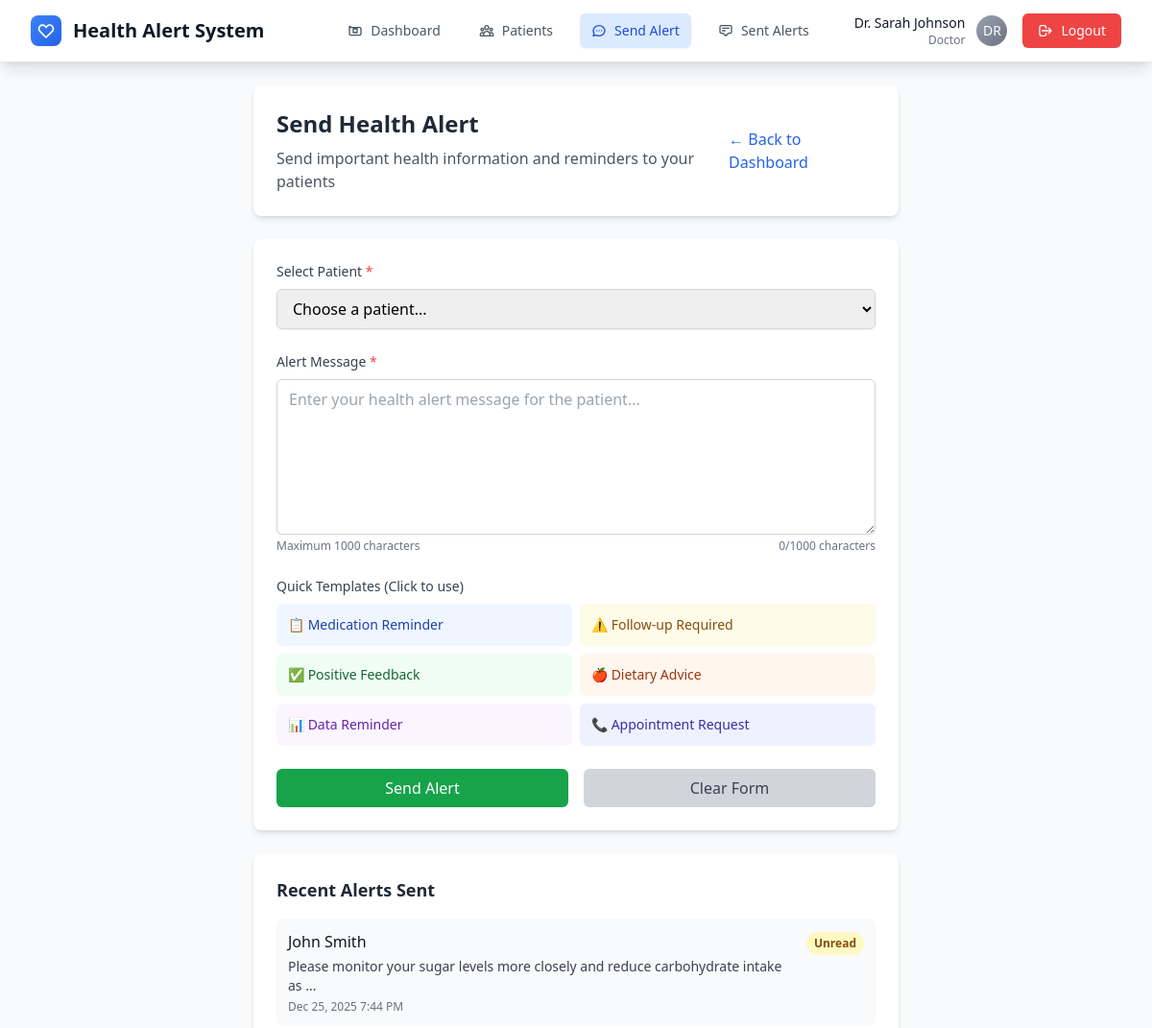
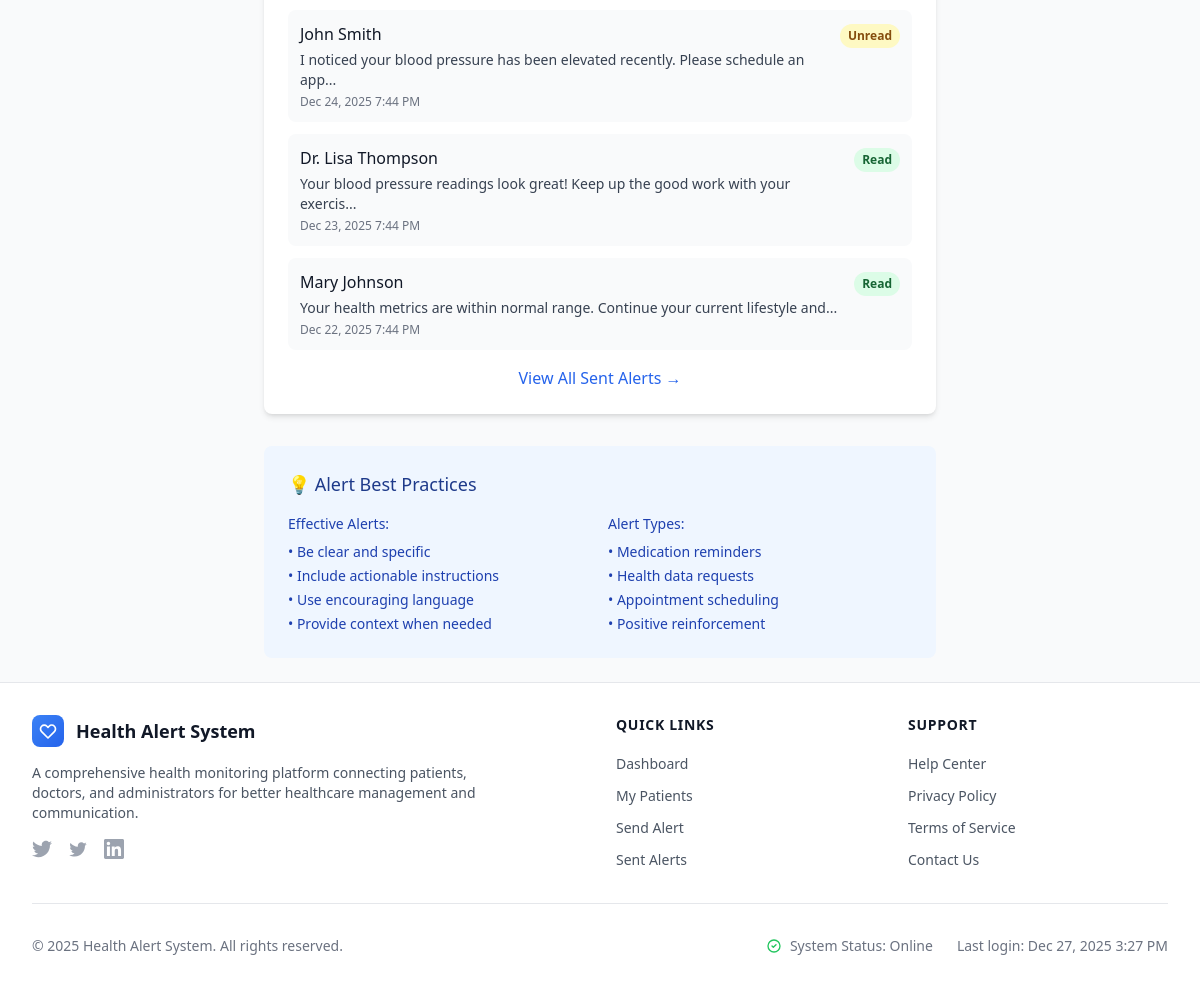
The app's page /doctor/send_alert.php (signed in) with its own data (2 pictures, top to bottom).
### tables this page shows
CREATE TABLE alerts (
    id INT PRIMARY KEY AUTO_INCREMENT,
    doctor_id INT NOT NULL,
    patient_id INT NOT NULL,
    message TEXT NOT NULL,
    status ENUM('sent', 'seen') DEFAULT 'sent',
    created_at TIMESTAMP DEFAULT CURRENT_TIMESTAMP,
    FOREIGN KEY (doctor_id) REFERENCES users(id) ON DELETE CASCADE,
    FOREIGN KEY (patient_id) REFERENCES users(id) ON DELETE CASCADE
);

CREATE TABLE users (
    id INT PRIMARY KEY AUTO_INCREMENT,
    name VARCHAR(100) NOT NULL,
    email VARCHAR(100) UNIQUE NOT NULL,
    password VARCHAR(255) NOT NULL,
    role ENUM('patient', 'doctor', 'admin') NOT NULL,
    status ENUM('active', 'pending', 'inactive') DEFAULT 'active',
    created_at TIMESTAMP DEFAULT CURRENT_TIMESTAMP
);

### doctor/send_alert.php (the view, shortened to what this page needs)
<?php
require_once '../config/db.php';
$user_id = $_SESSION['user_id'];
$patients_query = "SELECT u.id, u.name, u.email
                  FROM users u
                  JOIN doctor_patients dp ON u.id = dp.patient_id
                  WHERE dp.doctor_id = $user_id AND u.role = 'patient'
                  ORDER BY u.name ASC";
$patients_result = mysqli_query($connection, $patients_query);
include '../includes/header.php';
?>
<div class="max-w-2xl mx-auto">
    <div class="bg-white rounded-lg shadow-md p-6 mb-6">
        <div class="flex flex-col sm:flex-row justify-between items-start sm:items-center">
            <div>
                <h1 class="text-2xl font-bold text-gray-800 mb-2">Send Health Alert</h1>
                <p class="text-gray-600">Send important health information and reminders to your patients</p>
            </div>
            <div class="mt-4 sm:mt-0">
                <a href="dashboard.php"
                   class="text-blue-600 hover:text-blue-800 font-medium">
                    ← Back to Dashboard
                </a>
            </div>
        </div>
    </div>
    <?php if (mysqli_num_rows($patients_result) > 0): ?>
    <div class="bg-white rounded-lg shadow-md p-6">
        <form method="POST" class="space-y-6">
            <div>
                <label for="patient_id" class="block text-sm font-medium text-gray-700 mb-2">
                    Select Patient <span class="text-red-500">*</span>
                </label>
                <select id="patient_id" name="patient_id" required
                        class="block w-full px-3 py-2 border border-gray-300 rounded-md shadow-sm focus:outline-none focus:ring-blue-500 focus:border-blue-500">
                    <option value="">Choose a patient...</option>
                </select>
            </div>
            <div>
                <label for="message" class="block text-sm font-medium text-gray-700 mb-2">
                    Alert Message <span class="text-red-500">*</span>
                </label>
                <textarea id="message" name="message" required rows="6" maxlength="1000"
                          placeholder="Enter your health alert message for the patient..."
                          class="block w-full px-3 py-2 border border-gray-300 rounded-md shadow-sm focus:outline-none focus:ring-blue-500 focus:border-blue-500"><?php echo isset($message) ? htmlspecialchars($message) : ''; ?></textarea>
                <div class="mt-1 flex justify-between">
                    <p class="text-xs text-gray-500">Maximum 1000 characters</p>
                    <p class="text-xs text-gray-500">
                        <span id="char-count">0</span>/1000 characters
                    </p>
                </div>
            </div>
            <div>
                <label class="block text-sm font-medium text-gray-700 mb-2">
                    Quick Templates (Click to use)
                </label>
                <div class="grid grid-cols-1 sm:grid-cols-2 gap-2">
                    <button type="button" onclick="useTemplate('Please remember to take your medication as prescribed and record your daily health readings.')"
                            class="text-left p-3 bg-blue-50 hover:bg-blue-100 rounded-md text-sm text-blue-800 transition-colors">
                        📋 Medication Reminder
                    </button>
                    <button type="button" onclick="useTemplate('Your recent blood pressure readings are concerning. Please schedule a follow-up appointment.')"
                            class="text-left p-3 bg-yellow-50 hover:bg-yellow-100 rounded-md text-sm text-yellow-800 transition-colors">
                        ⚠️ Follow-up Required
                    </button>
                    <button type="button" onclick="useTemplate('Great job on maintaining healthy readings! Keep up the excellent work with your health monitoring.')"
                            class="text-left p-3 bg-green-50 hover:bg-green-100 rounded-md text-sm text-green-800 transition-colors">
                        ✅ Positive Feedback
                    </button>
                    <button type="button" onclick="useTemplate('Please monitor your blood sugar levels more closely and reduce sugar intake as discussed.')"
                            class="text-left p-3 bg-orange-50 hover:bg-orange-100 rounded-md text-sm text-orange-800 transition-colors">
                        🍎 Dietary Advice
                    </button>
                    <button type="button" onclick="useTemplate('I noticed you haven\\'t recorded any health data recently. Please update your readings when possible.')"
                            class="text-left p-3 bg-purple-50 hover:bg-purple-100 rounded-md text-sm text-purple-800 transition-colors">
                        📊 Data Reminder
                    </button>
                    <button type="button" onclick="useTemplate('Please contact our office to schedule your next appointment. Call (555) 123-4567.')"
                            class="text-left p-3 bg-indigo-50 hover:bg-indigo-100 rounded-md text-sm text-indigo-800 transition-colors">
                        📞 Appointment Request
                    </button>
                </div>
            </div>
            <div class="flex flex-col sm:flex-row gap-4">
                <button type="submit"
                        class="flex-1 bg-green-600 text-white py-2 px-4 rounded-md hover:bg-green-700 focus:outline-none focus:ring-2 focus:ring-green-500 focus:ring-offset-2 transition-colors">
                    Send Alert
                </button>
                <button type="button" onclick="clearForm()"
                        class="flex-1 bg-gray-300 text-gray-700 py-2 px-4 rounded-md hover:bg-gray-400 focus:outline-none focus:ring-2 focus:ring-gray-500 focus:ring-offset-2 transition-colors">
                    Clear Form
                </button>
            </div>
        </form>
    </div>
    <?php
    $recent_alerts_query = "SELECT a.message, a.created_at, u.name as patient_name, a.status
                           FROM alerts a
                           JOIN users u ON a.patient_id = u.id
                           WHERE a.doctor_id = $user_id
                           ORDER BY a.created_at DESC
                           LIMIT 5";
    $recent_alerts_result = mysqli_query($connection, $recent_alerts_query);
    ?>
    <?php if (mysqli_num_rows($recent_alerts_result) > 0): ?>
    <div class="bg-white rounded-lg shadow-md p-6 mt-6">
        <h2 class="text-lg font-bold text-gray-800 mb-4">Recent Alerts Sent</h2>
        <div class="space-y-3">
            <?php while ($alert = mysqli_fetch_assoc($recent_alerts_result)): ?>
            <div class="flex items-start justify-between p-3 bg-gray-50 rounded-lg">
                <div class="flex-1">
                    <p class="font-medium text-gray-900"><?php echo htmlspecialchars($alert['patient_name']); ?></p>
                    <p class="text-sm text-gray-700 mt-1">
                        <?php echo htmlspecialchars(substr($alert['message'], 0, 80)) . (strlen($alert['message']) > 80 ? '...' : ''); ?>
                    </p>
                    <p class="text-xs text-gray-500 mt-1">
                        <?php echo date('M j, Y g:i A', strtotime($alert['created_at'])); ?>
                    </p>
                </div>
                <div class="ml-4">
                    <?php if ($alert['status'] === 'sent'): ?>
                        <span class="inline-flex px-2 py-1 text-xs font-semibold rounded-full bg-yellow-100 text-yellow-800">
                            Unread
                        </span>
                    <?php else: ?>
                        <span class="inline-flex px-2 py-1 text-xs font-semibold rounded-full bg-green-100 text-green-800">
                            Read
                        </span>
                    <?php endif; ?>
                </div>
            </div>
            <?php endwhile; ?>
        </div>
        <div class="mt-4 text-center">
            <a href="sent_alerts.php" class="text-blue-600 hover:text-blue-800 font-medium">
                View All Sent Alerts →
            </a>
        </div>
    </div>
    <?php endif; ?>
    <?php endif; ?>
    <div class="mt-8 bg-blue-50 rounded-lg p-6">
        <h3 class="text-lg font-medium text-blue-900 mb-4">💡 Alert Best Practices</h3>
        <div class="grid grid-cols-1 md:grid-cols-2 gap-4 text-sm text-blue-800">
            <div>
                <h4 class="font-medium mb-2">Effective Alerts:</h4>
                <ul class="space-y-1">
                    <li>• Be clear and specific</li>
                    <li>• Include actionable instructions</li>
                    <li>• Use encouraging language</li>
                    <li>• Provide context when needed</li>
                </ul>
            </div>
            <div>
                <h4 class="font-medium mb-2">Alert Types:</h4>
                <ul class="space-y-1">
                    <li>• Medication reminders</li>
                    <li>• Health data requests</li>
                    <li>• Appointment scheduling</li>
                    <li>• Positive reinforcement</li>
                </ul>
            </div>
        </div>
    </div>
</div>
<?php include '../includes/footer.php'; ?>

### includes/header.php (style rules this page uses)
* { transition-property: color, background-color, border-color, text-decoration-color, fill, stroke, opacity, box-shadow, transform, filter, backdrop-filter; transition-timing-function: cubic-bezier(0.4, 0, 0.2, 1); transition-duration: 150ms; }

### records on screen
alerts: patient.name "John Smith", message "Please monitor your sugar levels more closely and reduce carbohydrate intake as", created_at "Dec 25, 2025 7:44 PM", status "Unread"
alerts: patient.name "John Smith", message "I noticed your blood pressure has been elevated recently. Please schedule an app", created_at "Dec 24, 2025 7:44 PM", status "Unread"
alerts: patient.name "Dr. Lisa Thompson", message "Your blood pressure readings look great! Keep up the good work with your exercis", created_at "Dec 23, 2025 7:44 PM", status "Read"
alerts: patient.name "Mary Johnson", message "Your health metrics are within normal range. Continue your current lifestyle and", created_at "Dec 22, 2025 7:44 PM", status "Read"

### other values on screen
$item[1] "Dashboard"
$item[1] "Patients"
$item[1] "Send Alert"
$item[1] "Sent Alerts"
$_SESSION['name'] "Dr. Sarah Johnson"
$_SESSION['role'] "Doctor"
substr($_SESSION['name'], 0, 2) "DR"
